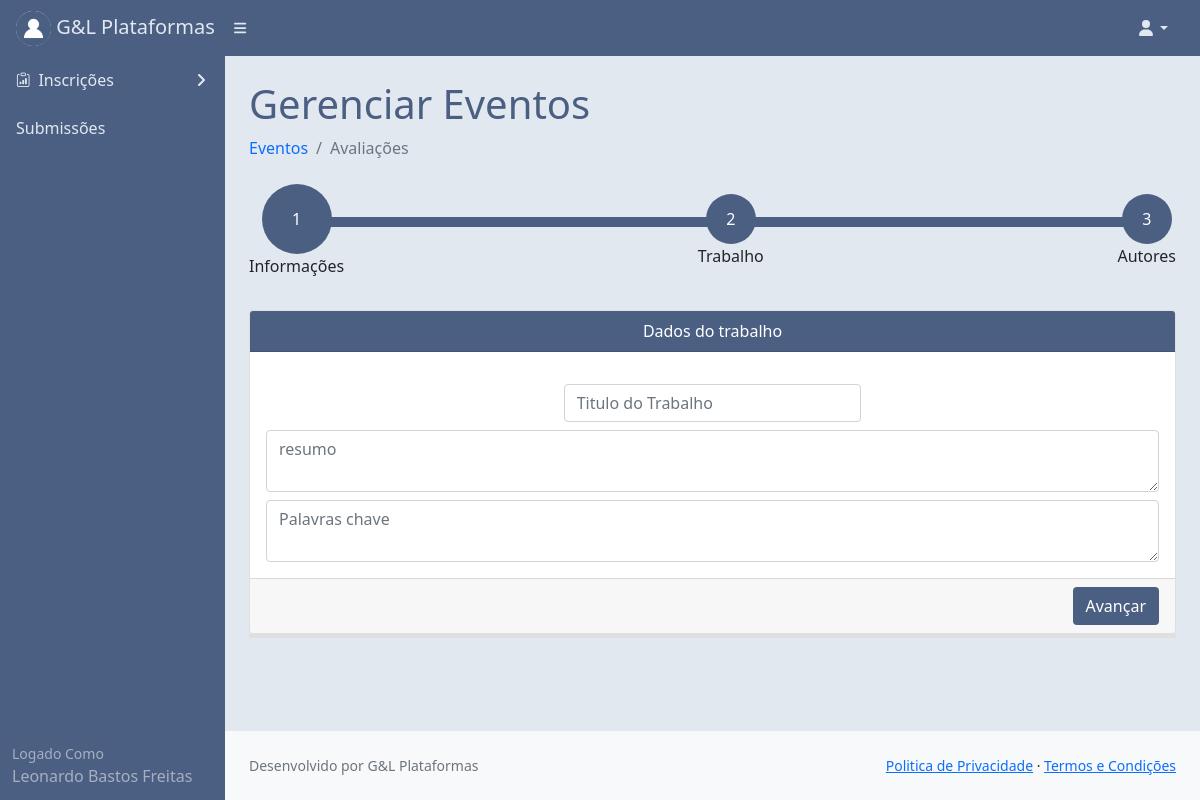
/submeter/ (signed in), run on the app's committed database.
### core/models.py (models this page shows)
class Usuariocd(models.Model):
    cpf = models.CharField(max_length=11)
    nome = models.CharField(max_length=300)
    cep = models.CharField(max_length=8)
    nascimento = models.DateField()
    email = models.EmailField()
    endereco = models.CharField(max_length=500)
    cidade = models.CharField(max_length=150)
    bairro = models.CharField(max_length=150)
    pais = models.CharField(max_length=150)
    instituicao = models.CharField(max_length=150)
    cmp = models.CharField(max_length=3)
    categ = models.CharField(max_length=150)
    cinfo = models.CharField(max_length=3)
    gestor_plataforma = models.CharField(max_length=3)
    autor = models.CharField(max_length=3)
    avaliador = models.CharField(max_length=3)
    lider = models.CharField(max_length=3)
    id_usuario = models.BigIntegerField()
    contato = models.BigIntegerField(null=True)
    perfil = models.FileField(upload_to='')

### core/views.py (the view)
# urls.py: path('submeter/', views.submeter),
@login_required(login_url='/login/')
def submeter(request):
    id = request.GET.get('id')
    meuid = User.objects.filter(username=request.user)
    for m in meuid:
        mid = m.id
    usuarios = Usuariocd.objects.filter(id_usuario=mid)
    eventos = Evento.objects.filter(status='andamento')
    sessao = Sessoes.objects.all()
    dados = {'id':id,
             'eventos':eventos,
             'sessao':sessao,
             'usuarios':usuarios}
    return render(request,'submeter.html', dados)

### templates/submeter.html (shortened to what this page needs)
{% extends 'base.html' %}
{% load static %}
{% block content %}
  <div id="layoutSidenav_content" style="background:#e2e8f0;">
                <main>
                    <div class="container-fluid px-4">
                        <h1 class="mt-4" style="color:#4B5F83;">Gerenciar Eventos</h1>
                        <ol class="breadcrumb mb-4">
                            <li class="breadcrumb-item"><a href="#" style="text-decoration:none;">Eventos</a></li>
                            <li class="breadcrumb-item active">Avaliações</li>
                        </ol>
                    </div>
        <div class="container-fluid px-4">
            <form method="post" id="formautor"
                            enctype="multipart/form-data"
                            action="/submetertrabalho/"> {% csrf_token %}
            <div class="accordion" id="accordionExample">
                <div class="steps">
                    <div class="step-item">
                        <button class="step-button text-center" type="button" data-toggle="collapse"
                            data-target="#collapseOne" aria-expanded="true" aria-controls="collapseOne">
                           1
                        </button>
                        <div class="step-title">
                            Informações
                        </div>
                    </div>
                    <div class="step-item">
                        <button class="step-button text-center collapsed" type="button" data-toggle="collapse"
                            data-target="#collapseTwo" aria-expanded="false" aria-controls="collapseTwo">
                            2
                        </button>
                        <div class="step-title">
                            Trabalho
                        </div>
                    </div>
                    <div class="step-item">
                        <button class="step-button text-center collapsed" type="button" data-toggle="collapse"
                            data-target="#collapseThree" aria-expanded="false" aria-controls="collapseThree">
                            3
                        </button>
                        <div class="step-title">
                           Autores
                        </div>
                    </div>
                </div>
                <div class="card">
                    <div id="collapseOne" class="collapse show" aria-labelledby="headingOne"
                        data-parent="#accordionExample">
                <div class="card-header text-center text-white"
                       style="background:#4B5F83;">
                        Dados do trabalho
              </div>
                <div class="card-body">
                  <div class="d-flex flex-column align-items-center mt-2 text-center">
                    <div class="form-group col-4">
                          <input class="form-control mt-2" type="text"
                           name="titulo"
                           placeholder="Titulo do Trabalho" required>
                    </div>
                    <textarea class="form-control mt-2" name="resumo" placeholder="resumo"
                              required></textarea>
                    <textarea class="form-control mt-2" name="palavrachave"
                              placeholder="Palavras chave"
                              required></textarea>
                  </div>
                </div>
                 <div class="card-footer">
                    <div align="right">
                         <button  class="btn text-center text-white"
                                  type="button" data-toggle="collapse"
                            data-target="#collapseTwo" aria-expanded="true" aria-controls="collapseTwo"
                                   style="background:#4B5F83;"
                         >
                           Avançar
                        </button>
                    </div>
                 </div>
                    </div>
                </div>
                <div class="card">
                </div>
                <div class="card">
                    </form>
                    </div>
                    </div>
                        </div>
                <footer class="py-4 bg-light mt-auto">
                    <div class="container-fluid px-4">
                        <div class="d-flex align-items-center justify-content-between small">
                            <div class="text-muted">Desenvolvido por G&L Plataformas</div>
                            <div>
                                <a href="#">Politica de Privacidade</a>
                                &middot;
                                <a href="#">Termos e Condições</a>
                            </div>
                        </div>
                    </div>
                </footer>
{% endblock %}

### templates/base.html (shortened to what this page needs)
{% load static %}
<!DOCTYPE html>
<html lang="pt-br">
    <head>
        <link href={% static "css/styles.css" %} rel="stylesheet" />
        <link href={% static "css/step.css" %} rel="stylesheet" />
        <link href={% static "css/gira.css" %} rel="stylesheet" />
        <link rel="stylesheet" href="https://cdn.jsdelivr.net/npm/bootstrap-icons@1.3.0/font/bootstrap-icons.css">
    </head>
    <body>
        <nav class="sb-topnav navbar navbar-expand navbar-dark" style="background:#4B5F83;">
            <a class="navbar-brand ps-3" href="#" style="color:#e2e8f0;">
                {% for usuarios in usuarios %}
                <img src="/media/{{usuarios.perfil}}"
                     alt="Admin"
                     class="rounded-circle"
                     width="35" height="35"> G&L Plataformas
                {% endfor %}
            </a>
            <button class="btn btn-link btn-sm order-1 order-lg-0 me-4 me-lg-0" id="sidebarToggle" href="#!"><i class="fas fa-bars" style="color:#e2e8f0;"></i></button>
            <form class="d-none d-md-inline-block form-inline ms-auto me-0 me-md-3 my-2 my-md-0">
                <a href="#" style="text-decoration:none; color:#4B5F83;">
                </a>
                <a href="#" style="text-decoration:none; color:#4B5F83;">
                </a>
                <a href="/submissoes/" style="text-decoration:none; color:#4B5F83;">
                </a>
            </form>
            <ul class="navbar-nav ms-auto ms-md-0 me-3 me-lg-4">
                <li class="nav-item dropdown">
                    <a class="nav-link dropdown-toggle" id="navbarDropdown" href="#" role="button" data-bs-toggle="dropdown" aria-expanded="false" style="color:#e2e8f0;"><i class="fas fa-user fa-fw"></i></a>
                </li>
            </ul>
        </nav>
        <div id="layoutSidenav">
            <div id="layoutSidenav_nav" >
                <nav class="sb-sidenav accordion sb-sidenav-dark" id="sidenavAccordion" >
                    <div class="sb-sidenav-menu" style="background:#4B5F83;">
                        <div class="nav">
                             <a class="nav-link collapsed" href="#" data-bs-toggle="collapse" data-bs-target="#pagesCollapseAuth" aria-expanded="false" aria-controls="pagesCollapseAuth">
                                        <div class="sb-nav-link-icon" style="color:#e2e8f0;"><i class="bi bi-clipboard-data"></i></div>
                                        <div style="color:#e2e8f0;">Inscrições</div>
                                        <div class="sb-sidenav-collapse-arrow" style="color:#e2e8f0;"><i class="fas fa-angle-down"></i></div>
                                    </a>
                            <a class="nav-link" href="/submetidos/" style="color:#e2e8f0;">Submissões</a>
                        </div>
                    </div>
                    <div class="sb-sidenav-footer" style="background:#4B5F83;">
                        <div class="small" >Logado Como</div>
                        {% for usuarios in usuarios %}
                        {{usuarios.nome}}
                        {% endfor %}
                    </div>
                </nav>
            </div>
{% block content %}{% endblock %}
    </body>
</html>

### static/css/step.css (style rules this page uses)
:root { --prm-color: #0381ff; --prm-gray:#4B5F83; }
.steps { display: flex; justify-content: space-between; align-items: center; margin-bottom: 2rem; position: relative; }
.step-button { width: 50px; height: 50px; border-radius: 50%; border: none; background-color: var(--prm-gray); transition: .4s; color:white; }
.step-button[aria-expanded="true"] { width: 70px; height: 70px; background-color:#4B5F83; color: #fff; color:white; }
.step-item { z-index: 10; text-align: center; }

### data on the page
Usuariocd: perfil (picture), nome "Leonardo Bastos Freitas"
